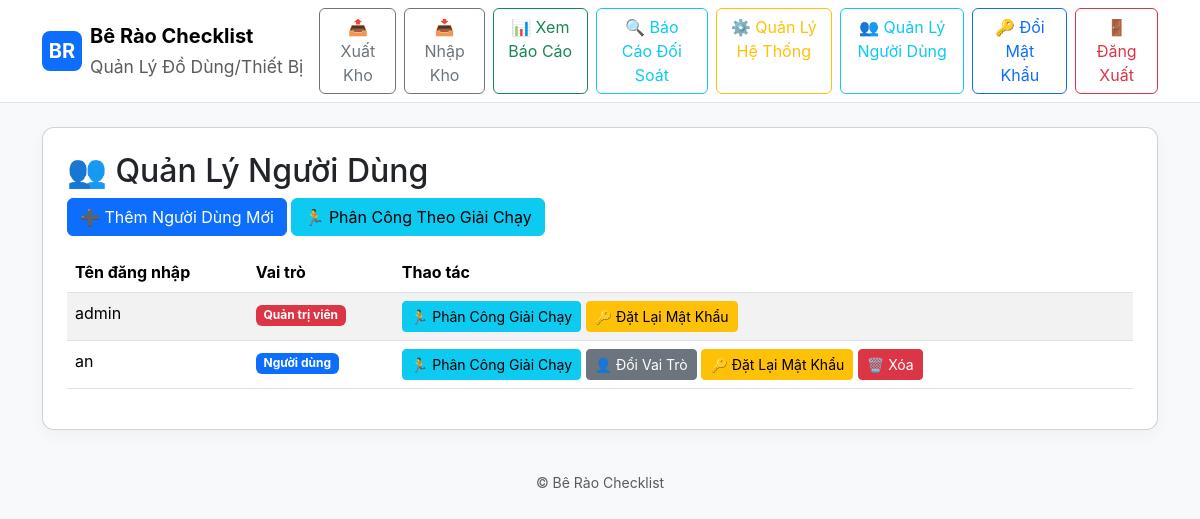
/admin/users (signed in), run on an earlier commit of the app's database.
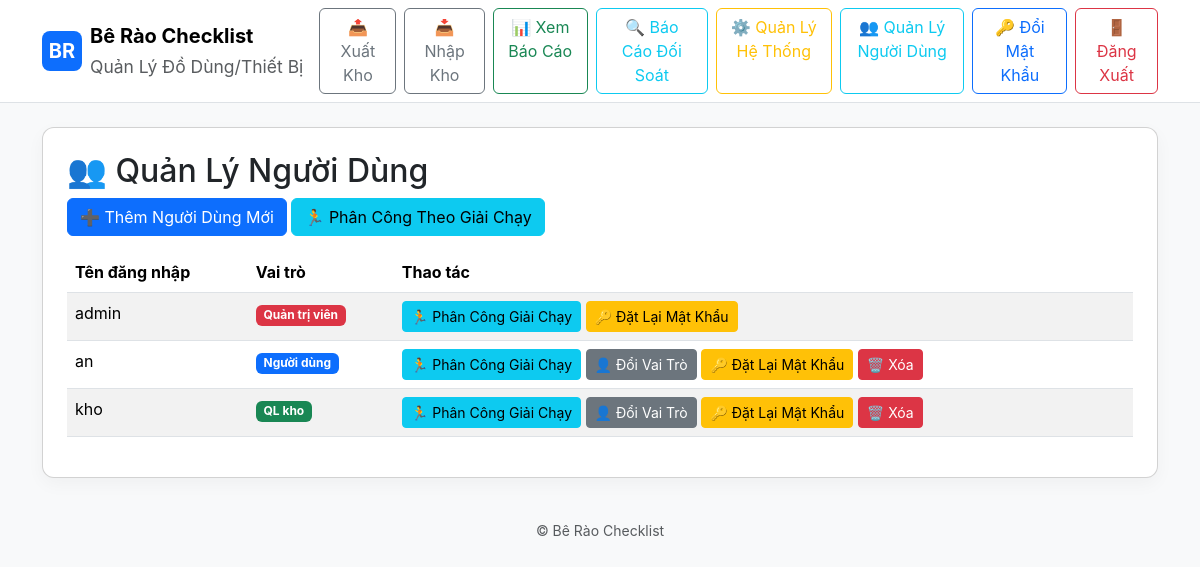
And on a later commit of the database.
### models.py (models this page shows, shortened)
class User(db.Model):
    id = db.Column(db.Integer, primary_key=True)
    username = db.Column(db.String(100), unique=True, nullable=False)
    password_hash = db.Column(db.String(255), nullable=False)
    role = db.Column(db.String(20), default='user')  # 'admin', 'user', or 'storekeeper'
    assigned_marathons = db.relationship('Marathon', secondary=user_marathon, backref='assigned_users')

### app.py (the view)
@app.route('/admin/users')
@admin_required
def admin_users():
    user = get_current_user()
    users = User.query.order_by(User.username).all()
    return render_template('admin_users.html', users=users, user=user)

### app.py (called while the page is built)
def admin_required(f):
    @wraps(f)
    def decorated_function(*args, **kwargs):
        if not session.get('user_id'):
            flash('Vui lòng đăng nhập để truy cập trang này.', 'warning')
            return redirect(url_for('login'))
        user = User.query.get(session['user_id'])
        if not user or user.role != 'admin':
            flash('Bạn không có quyền truy cập trang này.', 'danger')
            return redirect(url_for('index'))
        return f(*args, **kwargs)
    return decorated_function

def get_current_user():
    if session.get('user_id'):
        return User.query.get(session['user_id'])
    return None

### templates/admin_users.html (shortened to what this page needs)
{% extends "base.html" %}
{% block content %}
<div class="card p-4">
  <h2>👥 Quản Lý Người Dùng</h2>
  <div class="mb-3">
    <a href="{{ url_for('admin_add_user') }}" class="btn btn-primary">➕ Thêm Người Dùng Mới</a>
    <a href="{{ url_for('admin_marathon_users') }}" class="btn btn-info">🏃 Phân Công Theo Giải Chạy</a>
  </div>
  <table class="table table-striped">
    <thead>
      <tr>
        <th>Tên đăng nhập</th>
        <th>Vai trò</th>
        <th>Thao tác</th>
      </tr>
    </thead>
    <tbody>
      {% for u in users %}
      <tr>
        <td>{{ u.username }}</td>
        <td>
          {% if u.role == 'admin' %}
            <span class="badge bg-danger">Quản trị viên</span>
          {% elif u.role == 'storekeeper' %}
            <span class="badge bg-success">QL kho</span>
          {% else %}
            <span class="badge bg-primary">Người dùng</span>
          {% endif %}
        </td>
        <td>
          <a href="{{ url_for('admin_user_marathons', user_id=u.id) }}" class="btn btn-sm btn-info">🏃 Phân Công Giải Chạy</a>
          {% if u.id != user.id %}
          <a href="{{ url_for('admin_change_user_role', user_id=u.id) }}" class="btn btn-sm btn-secondary">👤 Đổi Vai Trò</a>
          {% endif %}
          <a href="{{ url_for('admin_reset_password', user_id=u.id) }}" class="btn btn-sm btn-warning">🔑 Đặt Lại Mật Khẩu</a>
          {% if u.id != user.id %}
          <form method="POST" action="{{ url_for('admin_delete_user', user_id=u.id) }}" style="display:inline;" onsubmit="return confirm('Bạn có chắc muốn xóa người dùng {{ u.username }}?');">
            <button type="submit" class="btn btn-sm btn-danger">🗑️ Xóa</button>
          </form>
          {% endif %}
        </td>
      </tr>
      {% endfor %}
    </tbody>
  </table>
</div>
{% endblock %}

What changed in the data, as far as the page shows it:
added User: username "kho", role "QL kho"
